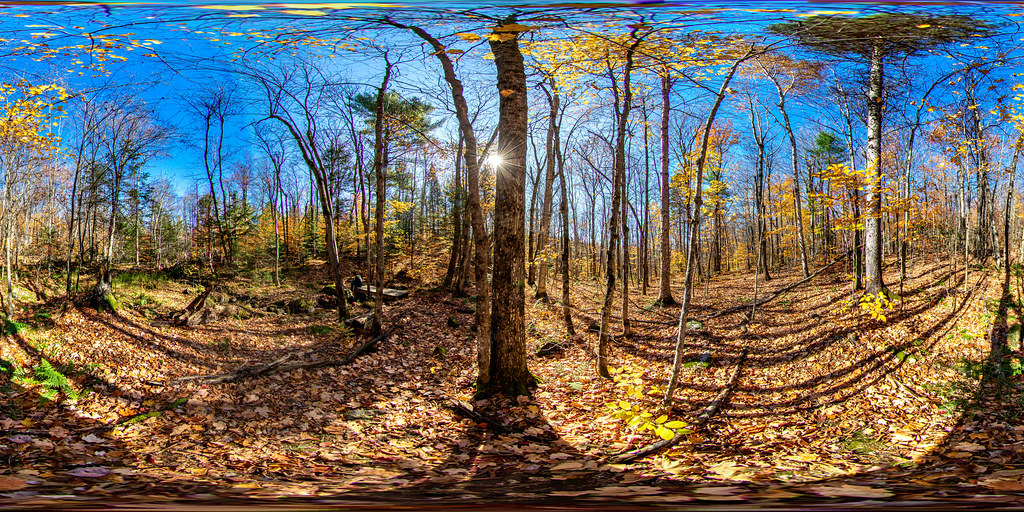
//> input picture data/equirect_temp1.jpg, 1024 x 512 px
$ ./equirect2persp   (built with g++ and OpenCV 4)
//> lines starting //> are read from the running program, lines starting //| are printed output that depends on the picture
//> further down, frame is the input picture: 512 rows x 1024 cols, CV_8UC3; mean B, G, R 98.5, 107, 110.7
### omnicv/utils.hpp
#include <opencv2/opencv.hpp>
#include <string>

using namespace std;
using namespace cv;

class fisheyeImgConv
{

    public:

        std::string filePath;
        int Wd;
        int Hd;
        int Ws;
        int Hs;
        cv::Mat map_x;
        cv::Mat map_y;
        bool singleLens;
        int Cx;
        int Cy;
        int radius;
        int aperture;
        bool dice;
        int side;


        fisheyeImgConv(std::string paramFilePath="None");
        void fisheye2equirect(const cv::Mat &srcFrame, cv::Mat &dstFrame, cv::Size outShape, int aperture=0, int delx=0, int dely=0, int radius=0, bool edit_mode=false);
        void meshgrid(const cv::Range &xgv, const cv::Range &ygv,cv::Mat &X, cv::Mat &Y);
        void applyMap(const int &map, const cv::Mat &srcFrame, cv::Mat &dstFrame);
        void equirect2cubemap(const cv::Mat &srcFrame,cv::Mat &dstFrame, const int side=256, const bool modif=false, const bool dice = false);
        void cubemap2equirect(const cv::Mat &srcFrame1, const cv::Size outShape, cv::Mat &outFrame);
        void equirect2persp(const cv::Mat &img, cv::Mat &dstFrame,float FOV, float THETA, float PHI, int Hd, int Wd);
        void cubemap2persp(const cv::Mat &img, cv::Mat &dstFrame, float FOV, float THETA, float PHI, int Hd, int Wd);
        void equirect2Fisheye_UCM(const cv::Mat &img, cv::Mat &dstFrame, cv::Size outShape, float f=50, float xi=1.2,float alpha=0, float beta=0, float gamma=0);
        void equirect2Fisheye_EUCM(const cv::Mat &img, cv::Mat &dstFrame, cv::Size outShape, float f=50, float a_ = 0.5, float b_=0.5, float alpha=0, float beta=0, float gamma=0);
        void equirect2Fisheye_FOV(const cv::Mat &img, cv::Mat &dstFrame, cv::Size outShape, float f=50, float w_=1.2,float alpha=0, float beta=0, float gamma=0);
        void equirect2Fisheye_DS(const cv::Mat &img, cv::Mat &dstFrame, cv::Size outShape, float f=50, float a_ = 0.5, float xi_=0.5, float alpha=0, float beta=0, float gamma=0);
        cv::Mat RMat(double alpha, double beta, double gamma);
};

### omnicv/imgMap.cpp
#include"utils.hpp"
#include<fstream>
#include<iostream>
#include<string>
#include <complex>
#define CV_INTER_CUBIC 2

fisheyeImgConv::fisheyeImgConv(std::string paramFilePath)
: filePath {paramFilePath} {}

// [430 lines left out: functions meshgrid, RMat, fisheye2equirect, applyMap, equirect2cubemap, cubemap2equirect, not called in this run]


void fisheyeImgConv::equirect2persp(const cv::Mat &img, cv::Mat &dstFrame,float FOV, float THETA, float PHI, int Hd, int Wd)
{
//> called with FOV = 90, THETA = 120, PHI = 45, Hd = 400, Wd = 400
	int equ_h{img.rows};
//> equ_h = 512
	int equ_w{img.cols};
//> equ_w = 1024

	float equ_cx = equ_w/2.0;
//> equ_cx = 512
	float equ_cy = equ_h/2.0;
//> equ_cy = 256

	float wFOV = FOV;
	float hFOV = Hd*1.0/Wd*wFOV;

	float c_x = Wd/2.0;
	float c_y = Hd/2.0;

	// float wangle = (180 - wFOV)/2.0;
	float w_len = 2*std::tan(wFOV*CV_PI/360.0);
	float w_interva = w_len*1.0/Wd;

	// float hangle = (180 - hFOV)/2.0;
	float h_len = 2*std::tan(hFOV*CV_PI/360.0);
	float h_interva = h_len*1.0/Hd;

	this->Hd = Hd;
	this->Wd = Wd;

	this->map_x = cv::Mat::zeros(this->Hd, this->Wd, CV_32FC1);
	this->map_y = cv::Mat::zeros(this->Hd, this->Wd, CV_32FC1);

	float x_,y_,z_,r;
	cv::Mat R;
	cv::Mat XYZ = (cv::Mat_<double>(3,1) << x_,y_,z_);

	float alpha{0};
	float beta = -PHI*CV_PI/180.0;
	float gamma = THETA*CV_PI/180.0;

	// std::cout << alpha << ", " << beta << ", " << gamma;

	cv::Mat Rx = (cv::Mat_<double>(3,3) << 1,0,0,0,std::cos(alpha),-1*std::sin(alpha),0,std::sin(alpha),std::cos(alpha));
	cv::Mat Ry = (cv::Mat_<double>(3,3) << std::cos(beta),0,-1*std::sin(beta),0,1,0,std::sin(beta),0,std::cos(beta));
	cv::Mat Rz = (cv::Mat_<double>(3,3) << std::cos(gamma),-1*std::sin(gamma),0,std::sin(gamma),std::cos(gamma),0,0,0,1);
	R = Rz*Ry*Rx;

	float lat,lon;

	for(size_t x{0}; x<Wd; x++)
	{
		for(size_t y{0}; y<Hd; y++)
		{
			x_ = 1;
			y_ = (x*1.0/Wd - 0.5)*w_len;
			z_ = (y*1.0/Hd - 0.5)*h_len;

			r = std::sqrt(x_*x_ + y_*y_ + z_*z_);

			x_ = x_*1.0/r;
			y_ = y_*1.0/r;
			z_ = z_*1.0/r;

			XYZ.at<double>(0,0) = x_;
			XYZ.at<double>(1,0) = y_;
			XYZ.at<double>(2,0) = z_;

			// std::cout << "Before : " << XYZ << std::endl;
			XYZ = R*XYZ;
			// std::cout << "After : " << XYZ << std::endl;
			x_ = XYZ.at<double>(0,0);
			y_ = XYZ.at<double>(1,0);
			z_ = XYZ.at<double>(2,0);

			lon = (std::asin(z_)/CV_PI + 0.5)*equ_h;
			lat = (std::atan2(y_,x_+0.01)/(2*CV_PI) + 0.5)*equ_w;

			// lon = std::asin(z_);
			// lat = std::atan2(y_,x_);

			this->map_x.at<float>(y,x) = lat;
			this->map_y.at<float>(y,x) = lon;
		}
	}
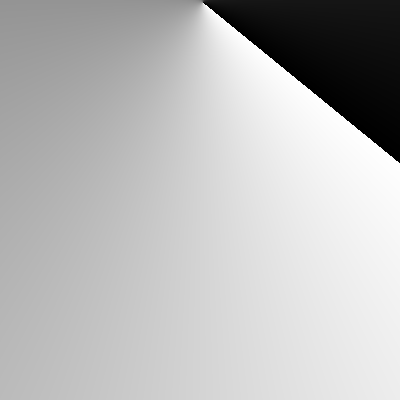
//> this->map_x: 400 rows x 400 cols, CV_32FC1; min 0.0036, max 1024, mean 746.6; drawn with min black and max white
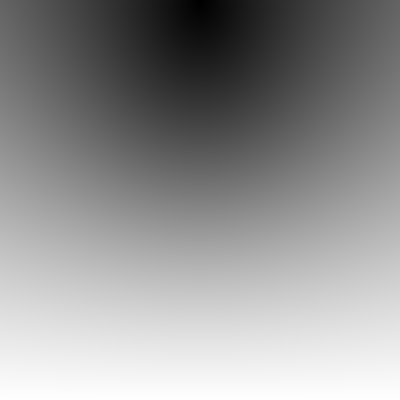
//> this->map_y: 400 rows x 400 cols, CV_32FC1; min 0.0563, max 255.7, mean 148.2; drawn with min black and max white
//> after the loop, x_ = -0.908; y_ = 0.42; z_ = -0.00205; r = 1.73; XYZ = [-0.908, 0.42, -0.00205]; lon = 255.7; lat = 952.8

	// std::cout << this->map_x;


	cv::remap(img, dstFrame, this->map_x, this->map_y, CV_INTER_CUBIC,2);
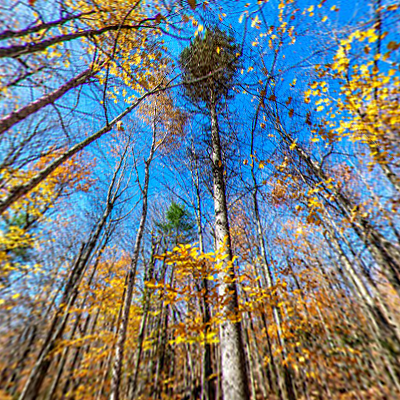
//> dstFrame: 400 rows x 400 cols, CV_8UC3; mean B, G, R 129.6, 125.6, 113.1
	// cv::imshow("output",dstFrame);
	// cv::waitKey(0);

	R.release();
	XYZ.release();

}

// [422 lines left out: functions cubemap2persp, equirect2Fisheye_UCM, equirect2Fisheye_EUCM, equirect2Fisheye_FOV, equirect2Fisheye_DS, not called in this run]

### Examples/equirect2persp.cpp
#include<iostream>
#include<opencv2/opencv.hpp>
#include"../omnicv/utils.hpp"
#include <opencv2/core/core.hpp>
#define CV_WINDOW_NORMAL 0

// Creating the display window
int H = 500;
int W = 500;

std::string WINDOW_NAME{"viewer"};

int main()
{
  cv::namedWindow(WINDOW_NAME,CV_WINDOW_NORMAL);

  cv::Mat frame;
  cv::Mat outFrame;

  frame = cv::imread("../data/equirect_temp1.jpg");
  cv::imshow(WINDOW_NAME,frame);
  cv::waitKey(0);
  fisheyeImgConv mapper1;
  mapper1.equirect2persp(frame,outFrame,90,120,45, 400,400);

  cv::imshow("persp",outFrame);
  cv::waitKey(0);

  return 0;
}

$ run again, with data/cubemap.jpg copied over data/equirect_temp1.jpg
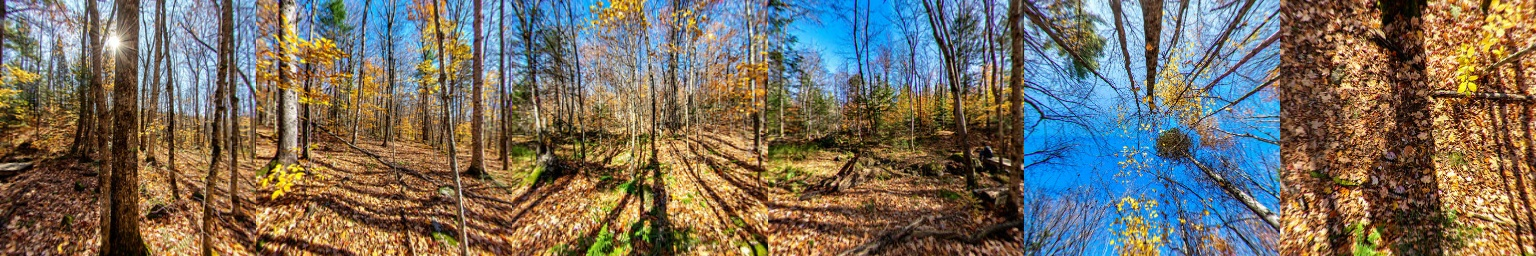
//> input picture data/cubemap.jpg, 1536 x 256 px
//> frame is the input picture: 256 rows x 1536 cols, CV_8UC3; mean B, G, R 96.4, 109.8, 118.1
//> after the loop in equirect2persp, `for(size_t x{0}; x<Wd; x++)`:
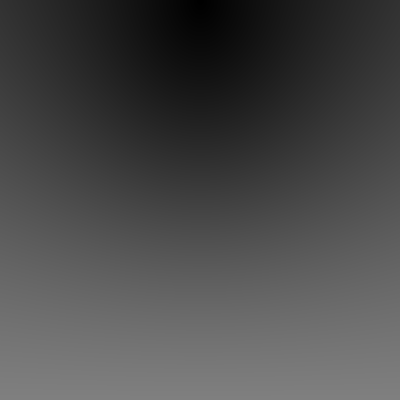
//> this->map_y: 400 rows x 400 cols, CV_32FC1; min 0.0281, max 127.8, mean 74.1
//> in equirect2persp, `cv::remap(img, dstFrame, this->map_x, this->map_y, CV_INTER_CUBIC,2);`:
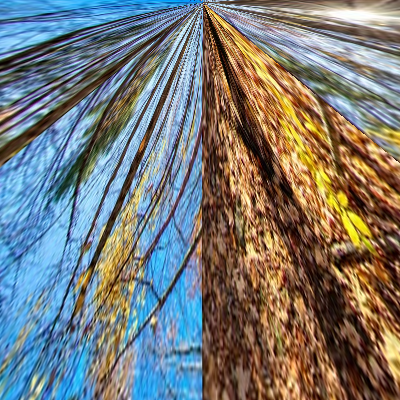
//> dstFrame: 400 rows x 400 cols, CV_8UC3; mean B, G, R 119.8, 121.2, 119.5

$ run again, with data/cubemap_dice.jpg copied over data/equirect_temp1.jpg
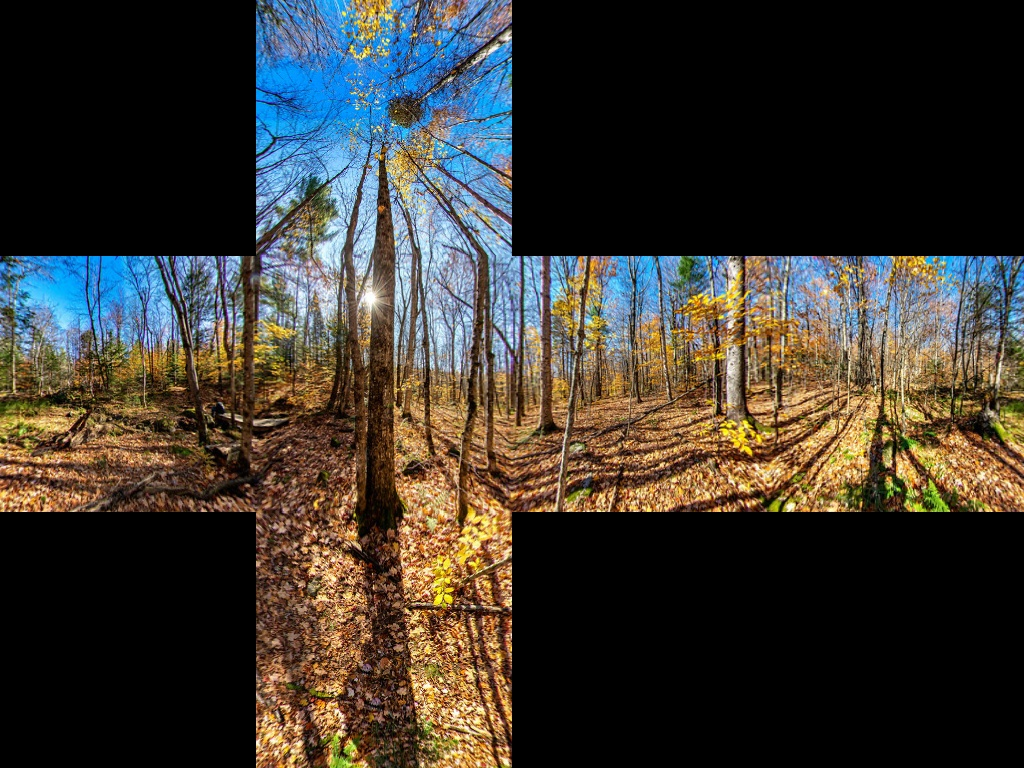
//> input picture data/cubemap_dice.jpg, 1024 x 768 px
//> frame is the input picture: 768 rows x 1024 cols, CV_8UC3; mean B, G, R 48.2, 54.9, 59.1
//> in equirect2persp, `cv::remap(img, dstFrame, this->map_x, this->map_y, CV_INTER_CUBIC,2);`:
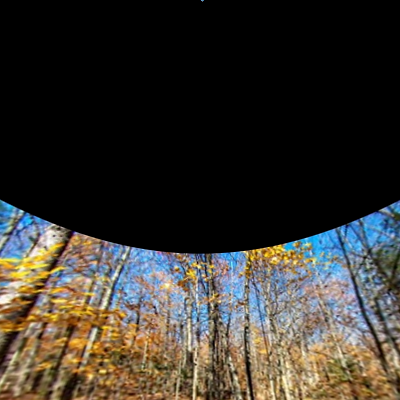
//> dstFrame: 400 rows x 400 cols, CV_8UC3; mean B, G, R 45.9, 52.2, 56.2
